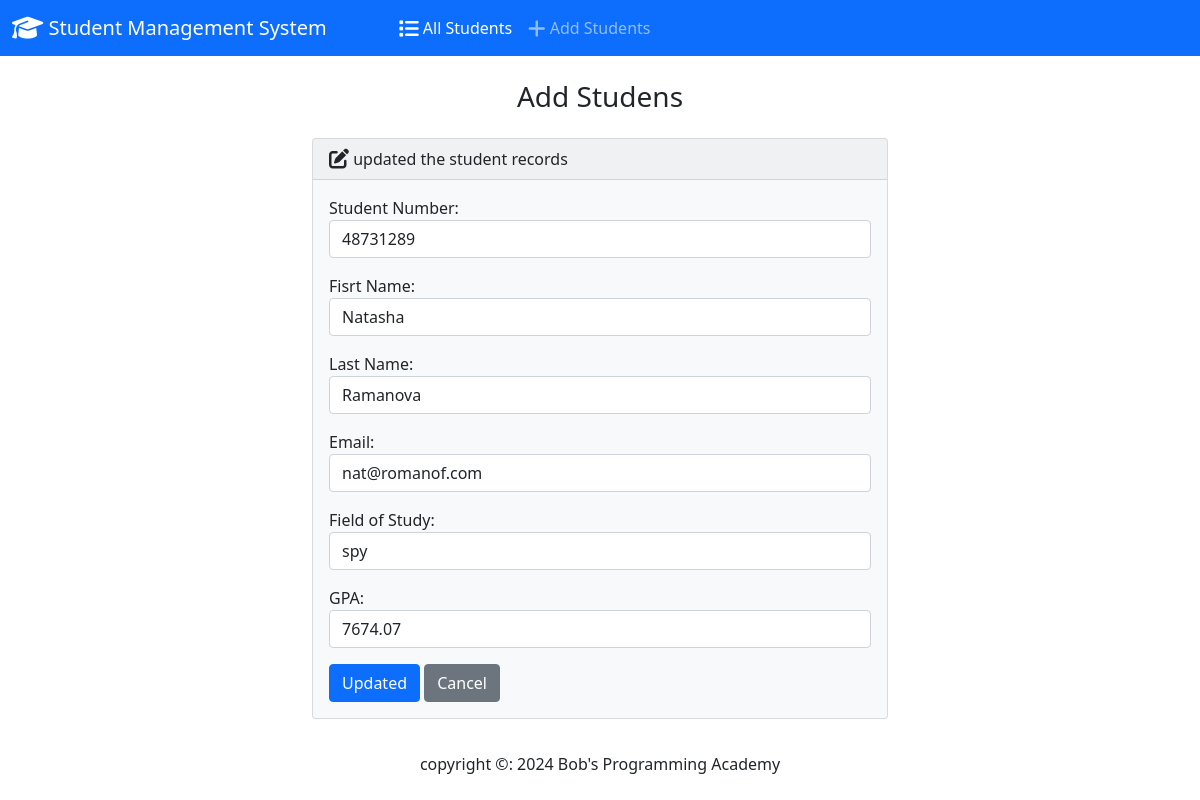
Page /edit/1/ on the committed database.
### students/models.py (models this page shows, shortened)
class Student(models.Model):
    student_number = models.PositiveIntegerField()
    first_name = models.CharField(max_length=50)
    last_name = models.CharField(max_length=50)
    email = models.EmailField(max_length=100)
    field_of_study = models.CharField(max_length=50)
    gpa = models.FloatField()

### students/views.py (the view)
# urls.py: path('edit/<int:id>/', views.edit, name="edit"),
def edit(request, id):
    if request.method == "POST":
        student = Student.objects.get(pk=id)
        form = StudentForm(request.POST, instance=student)
        if form.is_valid():
            form.save()
            return render(request, 'students/edit.html', {
                'form': form,
                'success': True
            })
    else:
        student = Student.objects.get(pk=id)
        form = StudentForm(instance=student)
        return render(request, 'students/edit.html', {
                'form': form,
        })

### students/form.py
class StudentForm(forms.ModelForm):
    class Meta:
        model = Student
        fields = ['student_number', 'first_name', 'last_name', 'email', 'field_of_study', 'gpa']
        labels = {
            'student_number': 'Student Number',
            'first_name': 'Fisrt Name',
            'last_name': 'Last Name',
            'email': 'Email',
            'field_of_study': 'Field of Study',
            'gpa': 'GPA',
        }
        widgets = {
            'student_number': forms.NumberInput(attrs={'class': 'form-control'}),
            'first_name' : forms.TextInput(attrs={'class': 'form-control'}),
            'last_name' : forms.TextInput(attrs={'class': 'form-control'}),
            'email' : forms.EmailInput(attrs={'class': 'form-control'}),
            'field_of_study' : forms.TextInput(attrs={'class': 'form-control'}),
            'gpa': forms.NumberInput(attrs={'class': 'form-control'}),
        }

### students/templates/students/edit.html (shortened to what this page needs)
{% extends "students/base.html" %}
{% block body %}
  <h3 class="text-center m-4">Add Studens</h3>
  {% if success %}
  <div class="alert alert-success" role="alert">
    The New Studen updated successfully
    <a href="{% url 'index' %}" class="alert-link">Go to Home page</a>
  </div>
  {% else %}
  <div class="row justify-content-center">
     <div class="col-6">
        <div class="card bg-light mb-3">
            <div class="card-header">
                <i class="fa-solid fa-pen-to-square fa-lg"></i> updated the student records
            </div>
            <div class="card-body">
               <form action=" " method="POST" >
                {{ form.as_p }}
                <button type="submit" class="btn btn-primary">Updated</button>
                <a href="{% url 'index' %}" class="btn btn-secondary">Cancel</a>
               </form>
            </div>
          </div>
     </div>
  </div>
  {% endif %}
{% endblock%}

### rows in the picture
Student: student_number "48731289", first_name "Natasha", last_name "Ramanova", email "nat@romanof.com", field_of_study "spy", gpa "7674.07"
